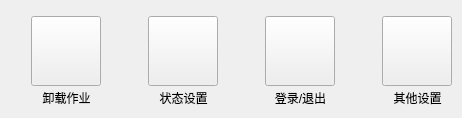
       <widget class="QWidget" name="controlMainPage">
        <widget class="QLabel" name="unLoadWorkSetBtnLabel">
         <property name="geometry">
          <rect>
           <x>31</x>
           <y>86</y>
           <width>71</width>
           <height>23</height>
          </rect>
         </property>
         <property name="maximumSize">
          <size>
           <width>100</width>
           <height>16777215</height>
          </size>
         </property>
         <property name="text">
          <string>卸载作业</string>
         </property>
         <property name="alignment">
          <set>Qt::AlignCenter</set>
         </property>
        </widget>
        <widget class="QPushButton" name="unLoadWorkSetBtn">
         <property name="geometry">
          <rect>
           <x>31</x>
           <y>16</y>
           <width>70</width>
           <height>70</height>
          </rect>
         </property>
         <property name="minimumSize">
          <size>
           <width>70</width>
           <height>70</height>
          </size>
         </property>
         <property name="maximumSize">
          <size>
           <width>70</width>
           <height>70</height>
          </size>
         </property>
         <property name="text">
          <string/>
         </property>
         <property name="autoRepeatDelay">
          <number>500</number>
         </property>
         <property name="autoRepeatInterval">
          <number>200</number>
         </property>
        </widget>
        <widget class="QLabel" name="stateSetBtnLabel">
         <property name="geometry">
          <rect>
           <x>148</x>
           <y>86</y>
           <width>71</width>
           <height>23</height>
          </rect>
         </property>
         <property name="maximumSize">
          <size>
           <width>100</width>
           <height>16777215</height>
          </size>
         </property>
         <property name="text">
          <string>状态设置</string>
         </property>
         <property name="alignment">
          <set>Qt::AlignCenter</set>
         </property>
        </widget>
        <widget class="QPushButton" name="stateSetBtn">
         <property name="geometry">
          <rect>
           <x>148</x>
           <y>16</y>
           <width>70</width>
           <height>70</height>
          </rect>
         </property>
         <property name="minimumSize">
          <size>
           <width>70</width>
           <height>70</height>
          </size>
         </property>
         <property name="maximumSize">
          <size>
           <width>70</width>
           <height>70</height>
          </size>
         </property>
         <property name="text">
          <string/>
         </property>
         <property name="autoRepeatDelay">
          <number>500</number>
         </property>
         <property name="autoRepeatInterval">
          <number>200</number>
         </property>
        </widget>
        <widget class="QPushButton" name="loginOutBtn">
         <property name="geometry">
          <rect>
           <x>265</x>
           <y>16</y>
           <width>70</width>
           <height>70</height>
          </rect>
         </property>
         <property name="minimumSize">
          <size>
           <width>70</width>
           <height>70</height>
          </size>
         </property>
         <property name="maximumSize">
          <size>
           <width>70</width>
           <height>70</height>
          </size>
         </property>
         <property name="text">
          <string/>
         </property>
         <property name="autoRepeatDelay">
          <number>500</number>
         </property>
         <property name="autoRepeatInterval">
          <number>200</number>
         </property>
        </widget>
        <widget class="QLabel" name="loginOutBtnLabel">
         <property name="geometry">
          <rect>
           <x>260</x>
           <y>86</y>
           <width>81</width>
           <height>23</height>
          </rect>
         </property>
         <property name="maximumSize">
          <size>
           <width>100</width>
           <height>16777215</height>
          </size>
         </property>
         <property name="text">
          <string>登录/退出</string>
         </property>
         <property name="alignment">
          <set>Qt::AlignCenter</set>
         </property>
        </widget>
        <widget class="QLabel" name="otherSetBtnLabel">
         <property name="geometry">
          <rect>
           <x>382</x>
           <y>86</y>
           <width>71</width>
           <height>23</height>
          </rect>
         </property>
         <property name="maximumSize">
          <size>
           <width>100</width>
           <height>16777215</height>
          </size>
         </property>
         <property name="text">
          <string>其他设置</string>
         </property>
         <property name="alignment">
          <set>Qt::AlignCenter</set>
         </property>
        </widget>
        <widget class="QPushButton" name="otherSetBtn">
         <property name="geometry">
          <rect>
           <x>382</x>
           <y>16</y>
           <width>70</width>
           <height>70</height>
          </rect>
         </property>
         <property name="minimumSize">
          <size>
           <width>70</width>
           <height>70</height>
          </size>
         </property>
         <property name="maximumSize">
          <size>
           <width>70</width>
           <height>70</height>
          </size>
         </property>
         <property name="text">
          <string/>
         </property>
         <property name="autoRepeatDelay">
          <number>500</number>
         </property>
         <property name="autoRepeatInterval">
          <number>200</number>
         </property>
        </widget>
       </widget>
